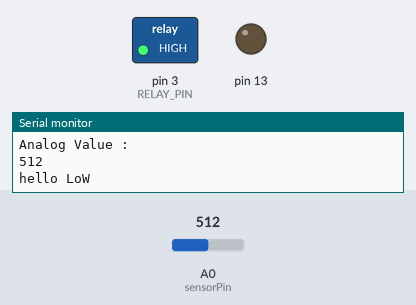
Simulated run of this sketch. Board: Arduino Uno, built with avr-gcc and run on an emulated ATmega328P. Shown: switched loads named in the sketch (green lamp = pin HIGH), output pins drawn as LEDs (lit = HIGH), the last lines printed to the serial monitor. The inputs (shaded band) are chosen by the test bench; at power-on: A0 (sensorPin) = 512.

Above: at 1.8 s.
1.9 s: A0 (sensorPin) set to 410
3.4 s: A0 (sensorPin) set to 385
At 4.4 s:
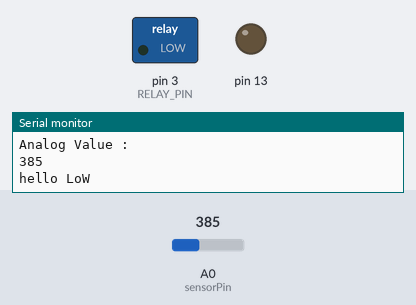
5.5 s: A0 (sensorPin) set to 314
7.2 s: A0 (sensorPin) set to 288
At 8.7 s:
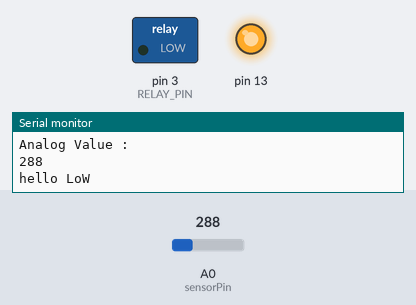
9.5 s: A0 (sensorPin) set to 306
At 10.3 s:
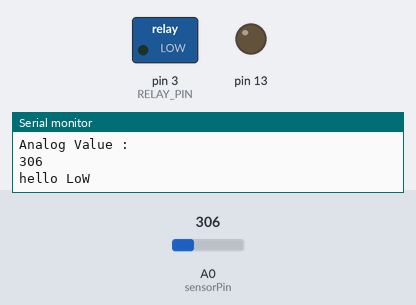
11.5 s: A0 (sensorPin) set to 290
At 13.0 s:
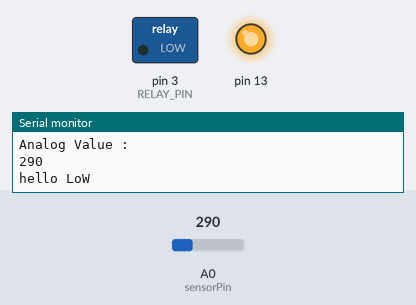
Timing chart, 0 to 14.5 s (numbered marks = the images above; inputs shaded):
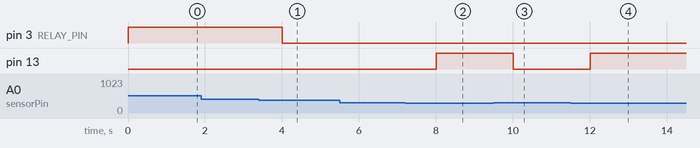

The sketch:

soil_moisture.ino
```cpp
int sensorPin = A0;
int sensorValue;
const int RELAY_PIN = 3;
int limit = 300;

void setup() {
 Serial.begin(9600);
 pinMode(13, OUTPUT);
 pinMode(RELAY_PIN, OUTPUT);
}

void loop() {

 sensorValue = analogRead(sensorPin);
 Serial.println("Analog Value : ");
 Serial.println(sensorValue);
 if (sensorValue >= 800){

    digitalWrite(RELAY_PIN, HIGH);

 Serial.println("hello on");
  }else{
    digitalWrite(RELAY_PIN, LOW);

 Serial.println("hello LoW");
    }
 if(sensorValue<=400){
  digitalWrite(RELAY_PIN, LOW);
 }else{
  digitalWrite(RELAY_PIN, HIGH);
 }

 if (sensorValue<limit) {
 digitalWrite(13, HIGH);
 }
 else {
 digitalWrite(13, LOW);
 }

 delay(1000);
}
```

Measured:
- the behaviour switches between 401 and 400 on A0 (sensorPin) (found by bisection; images 0 and 1)
- the behaviour switches between 300 and 299 on A0 (sensorPin) (found by bisection; images 1 and 2)
- after the input at 3.4 s, pin 3 (RELAY_PIN): HIGH → LOW after 0.60 s
- after the input at 7.2 s, pin 13: LOW → HIGH after 0.81 s
- after the input at 9.5 s, pin 13: HIGH → LOW after 0.51 s
- after the input at 11.5 s, pin 13: LOW → HIGH after 0.51 s
